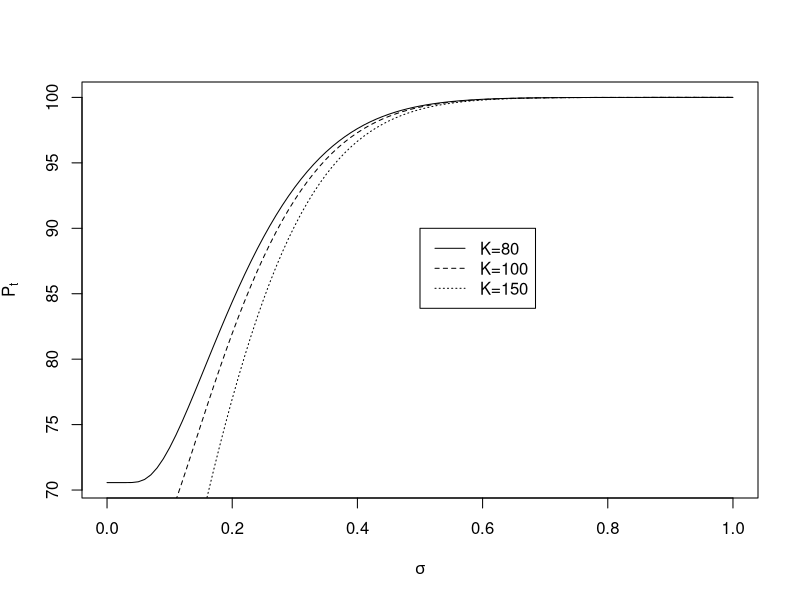

The R script that drew this image:
S0 <- 100
r <- 0.01
T <- 100

call.price <- function(x = 1, t = 0, T = 1, r = 1, sigma = 1,
                       K = 1) {
  d2 <- (log(x/K) + (r - 0.5 * sigma^2) * (T - t))/(sigma *
                                                      sqrt(T - t))
  d1 <- d2 + sigma * sqrt(T - t)
  x * pnorm(d1) - K * exp(-r * (T - t)) * pnorm(d2)
}
p <- function(sigma) call.price(x = S0, t = 0, T = T, r = r,
                                    K = K, sigma = sigma)
K <- 80
curve(p, 0, 1, xlab = expression(sigma),
         ylab = expression(P[t]))
K <- 100
curve(p, 0, 1, add = TRUE, lty = 2)
K <- 150
curve(p, 0, 1, add = TRUE, lty = 3)
legend(0.5, 90, c("K=80", "K=100", "K=150"), lty = 1:3)
